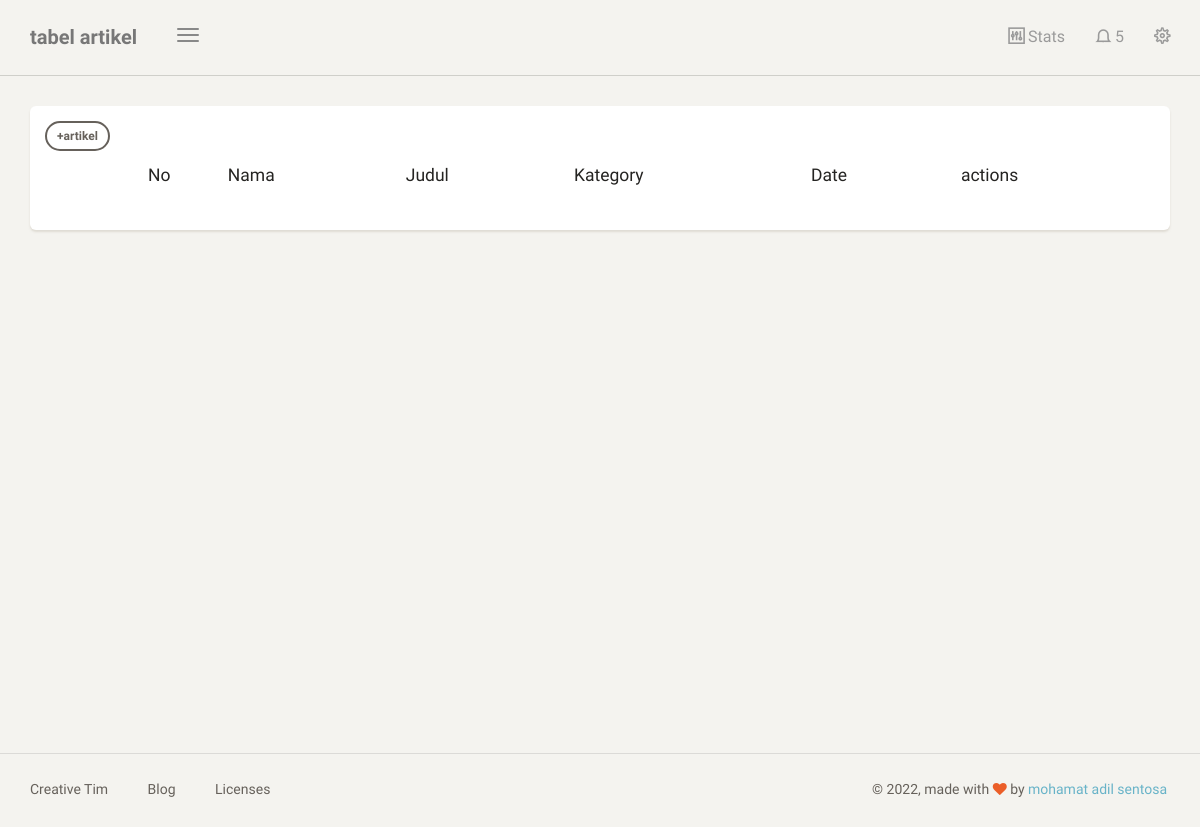
Before: /dashboard/artikel/ (signed in) with the older database file.
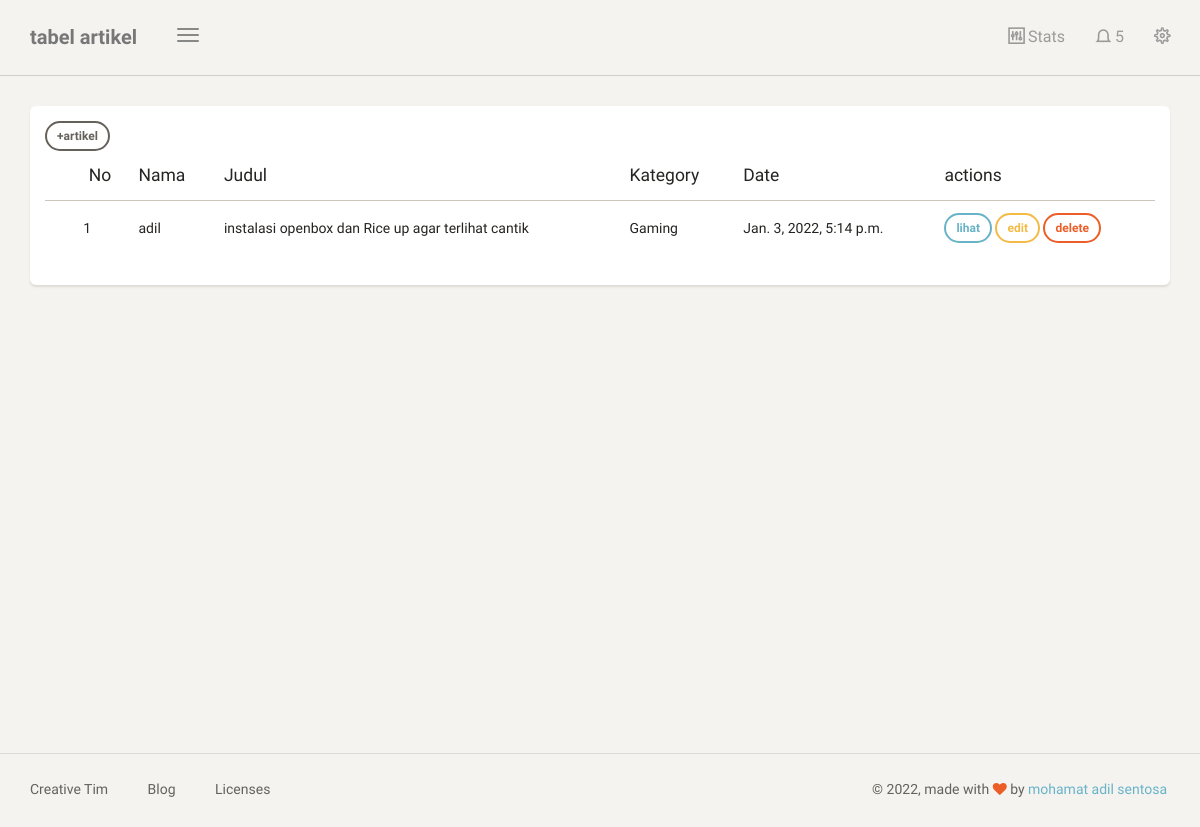
After: the same page with the newer database file.
### blog/models.py (models this page shows, shortened)
class Artikel(models.Model):
    nama = models.ForeignKey(User, on_delete=models.CASCADE, blank=True, null=True)
    judul = models.CharField(max_length=100)
    body = RichTextUploadingField(blank=True, null=True,
                                    config_name='special',
                                    external_plugin_resources=[(
                                        'youtube',
                                        '/static/ckeditor_plugins/youtube/youtube/',
                                        'plugin.js'
                                        )],
)
    kategory = models.ForeignKey(Kategori, on_delete=models.CASCADE)
    date = models.DateTimeField(auto_now_add=True)
    class Meta:
        ordering = ['-date']
        verbose_name_plural = "Artikel"

class Kategori(models.Model):
    nama = models.CharField(max_length=20)
    def __str__(self):
        return self.nama
    class Meta:
        verbose_name_plural = "Kategori"

### blog/views.py (the view)
# urls.py: path('artikel/', artikel, name='tabel_artikel'),
@login_required
def artikel(request):
    template_name = "back/tabel_artikel.html"
    artikel = Artikel.objects.filter(nama = request.user)
    context = {
        'title':'tabel artikel',
        'artikel':artikel,
    }
    return render(request, template_name,context)

### templates/back/tabel_artikel.html
{% extends 'back/base.html' %}
{% block content %}
<div class="content">
    <div class="container-fluid">
        <div class="row">
            <div class="col-md-12">
                <div class="card">
                    <div class="card-content">
                        <div class="toolbar">
                            <a class="btn btn-sm " href="{% url 'tambah_artikel' %}">+artikel</a> &ensp; &ensp; &ensp;
                        </div>
                        <table id="bootstrap-table" class="table">
                            <thead>
                                <th data-field="state" data-checkbox="true"></th>
                                <th data-field="id" class="text-center">No</th>
                                <th data-field="name" data-sortable="true">Nama</th>
                                <th data-field="salary" data-sortable="true">Judul</th>
                                <th data-field="country" data-sortable="true">Kategory</th>
                                <th data-field="city">Date</th>
                                <th> actions</th>
                            </thead>
                            <tbody>
                                {% for a in artikel %}
                                <tr>
                                    <td></td>
                                    <td>{{forloop.counter}}</td>
                                    <td>{{a.nama}}</td>
                                    <td>{{a.judul}}</td>
                                    <td>{{a.kategory}}</td>
                                    <td>{{a.date}}</td>
                                    <td>
                                        <a class="btn btn-sm btn-info" href="{% url 'lihat_artikel' a.id %}">lihat</a>
                                        <a class="btn btn-sm btn-warning" href="{% url 'edit_artikel' a.id %}">edit</a>
                                        <a onclick="return confirm('delete artikel?');"class="btn btn-sm btn-danger" href="{% url 'delete_artikel' a.id %}">delete</a>
                                    </td>
                                </tr>
                                {% endfor %}
                            </tbody>
                        </table>
                    </div>
                </div>
            </div>
        </div>
    </div>
</div>
{% endblock content %}

### templates/back/base.html (shortened to what this page needs)
{% load static %}
<!doctype html>
<html lang="en">
<head>
    <link href="{% static 'back/css/bootstrap.min.css' %}" rel="stylesheet" />
    <link href="{% static 'back/css/paper-dashboard.css' %}" rel="stylesheet"/>
    <link href="{% static 'back/css/demo.css' %}" rel="stylesheet" />
    <link href="https://maxcdn.bootstrapcdn.com/font-awesome/latest/css/font-awesome.min.css" rel="stylesheet">
    <link href="{% static 'back/css/themify-icons.css' %}" rel="stylesheet">
</head>
<body>
	<div class="wrapper">
	    <div class="main-panel">
			<nav class="navbar navbar-default">
	            <div class="container-fluid">
	                <div class="navbar-header">
	                    <button type="button" class="navbar-toggle">
	                        <span class="icon-bar bar1"></span>
	                        <span class="icon-bar bar2"></span>
	                        <span class="icon-bar bar3"></span>
	                    </button>
	                    <a class="navbar-brand" href="#datatable">{{title}}</a>
	                </div>
	                <div class="collapse navbar-collapse">
	                    <ul class="nav navbar-nav navbar-right">
	                        <li>
	                            <a href="#stats" class="dropdown-toggle btn-magnify" data-toggle="dropdown">
	                                <i class="ti-panel"></i>
									<p>Stats</p>
	                            </a>
	                        </li>
	                        <li class="dropdown">
	                            <a href="#notigfications" class="dropdown-toggle" data-toggle="dropdown">
	                                <i class="ti-bell"></i>
	                                <span class="notification">5</span>
	                            </a>
	                        </li>
							<li>
	                            <a href="#settings" class="btn-rotate">
									<i class="ti-settings"></i>
	                            </a>
	                        </li>
	                    </ul>
	                </div>
	            </div>
	        </nav>
	        {% block content %}
			{% endblock content %}
	        <footer class="footer">
	            <div class="container-fluid">
	                <nav class="pull-left">
	                    <ul>
	                        <li>
	                            <a href="https://www.creative-tim.com">
	                                Creative Tim
	                            </a>
	                        </li>
	                        <li>
	                            <a href="https://blog.creative-tim.com">
	                               Blog
	                            </a>
	                        </li>
	                        <li>
	                            <a href="https://www.creative-tim.com/license">
	                                Licenses
	                            </a>
	                        </li>
	                    </ul>
	                </nav>
					<div class="copyright pull-right">
	                    &copy; <script>document.write(new Date().getFullYear())</script>, made with <i class="fa fa-heart heart"></i> by <a href="https://www.creative-tim.com">mohamat adil sentosa </a>
	                </div>
	            </div>
	        </footer>
	    </div>
	</div>
</body>
</html>

### templates/back/menu.html (shortened to what this page needs)
{% load static %}

Changed rows visible on the page:
added Artikel: nama "adil", judul "instalasi openbox dan Rice up agar terlihat cantik", kategory "Gaming", date "Jan. 3, 2022, 5:14 p.m."
